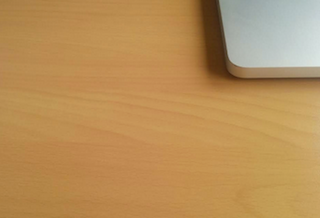
#> input picture image1.png, 320 x 218 px
$ python detect_changes.py
#> lines starting #> are read from the running program, lines starting #| are printed output that depends on the picture; after the words box and inside, x2 and y2 are one past the last pixel; in counts of white or black regions, pixels touching at a corner belong together
import cv2

# load images
image1 = cv2.imread("image1.png")
#> image1 is the input picture: shape (218, 320, 3); mean B, G, R 89.7, 144.1, 185.1
image2 = cv2.imread("image2.png")
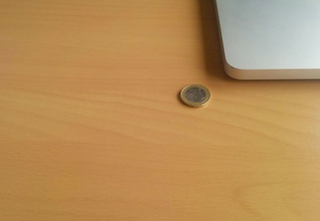
#> input picture image2.png, 320 x 221 px
#> image2 is the input picture: shape (221, 320, 3); mean B, G, R 89.3, 142.7, 184.4

# resize image2 to match image1
image2 = cv2.resize(image2, (image1.shape[1], image1.shape[0]))
#> image2: shape (218, 320, 3)

# compute difference
difference = cv2.subtract(image1, image2)
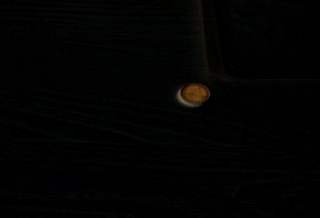
#> difference: shape (218, 320, 3); mean B, G, R 1.7, 2.4, 1.9

# color the mask red
Conv_hsv_Gray = cv2.cvtColor(difference, cv2.COLOR_BGR2GRAY)
ret, mask = cv2.threshold(Conv_hsv_Gray, 0, 255,cv2.THRESH_BINARY_INV |cv2.THRESH_OTSU)
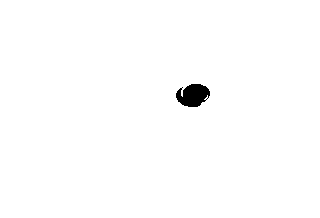
#> mask: shape (218, 320); 99.2% white; 1 black region, box (x1, y1, x2, y2) and area: (176, 84, 210, 107) 565
#> ret = 29
difference[mask != 255] = [0, 0, 255]
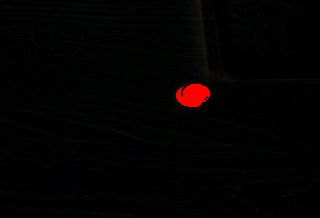
#> difference: shape (218, 320, 3); 0.81% of pixels changed, all inside (x1, y1, x2, y2) = (176, 84, 210, 107)

# add the red mask to the images to make the differences obvious
image1[mask != 255] = [0, 0, 255]
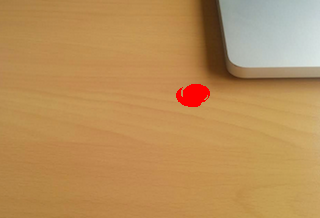
#> image1: shape (218, 320, 3); 0.81% of pixels changed, all inside (x1, y1, x2, y2) = (176, 84, 210, 107)
image2[mask != 255] = [0, 0, 255]
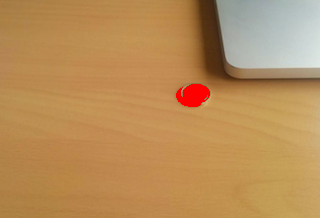
#> image2: shape (218, 320, 3); mean B, G, R 88.7, 141.9, 185.4

# store images
cv2.imwrite('diffOverImage1.png', image1)
cv2.imwrite('diffOverImage2.png', image2)
cv2.imwrite('diff.png', difference)
